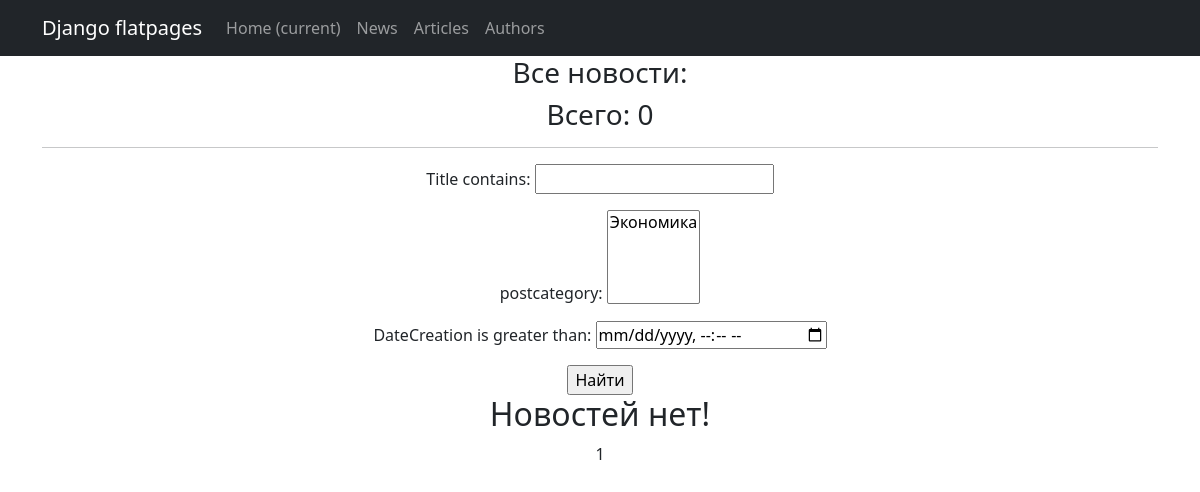
/post/search/, run on an earlier commit of the app's database.
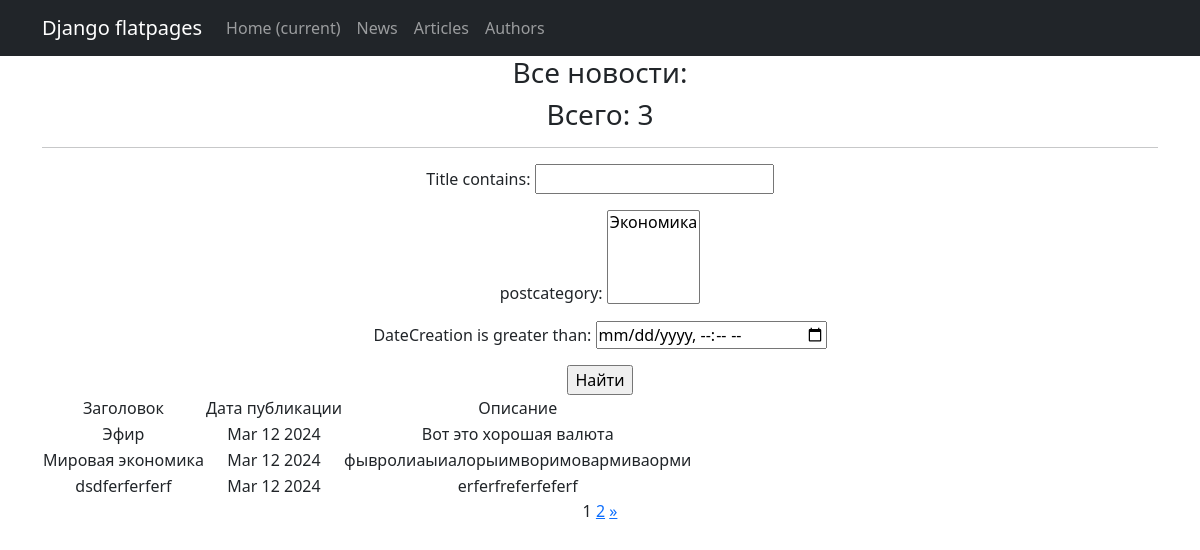
And on a later commit of the database.
### newapp/models.py (models this page shows, shortened)
class Post(models.Model):
    author = models.ForeignKey(Author, on_delete=models.CASCADE)
    NEWS = 'NW'
    ARTICLE = 'AR'
    CATEGORY_CHOICES = (
        (NEWS, 'Новость'),
        (ARTICLE, 'Статья'),
    )
    categoryType = models.CharField(max_length=2, choices=CATEGORY_CHOICES, default=ARTICLE)
    dateCreation = models.DateTimeField(auto_now_add=True)
    postCategory = models.ManyToManyField(Category, through='PostCategory')
    title = models.CharField(max_length=128)
    text = models.TextField()
    rating = models.SmallIntegerField(default=0)

### newapp/views.py (the view)
# urls.py: path('post/search/', PostsSearch.as_view(), name='post_search'),
class PostsSearch(ListView):
    model = Post
    ordering = '-dateCreation'
    template_name = 'post_search.html'
    context_object_name = 'news'
    paginate_by = 3
    def get_queryset(self):
        queryset = super().get_queryset()
        self.filterset = PostFilter(self.request.GET, queryset)
        return self.filterset.qs
    def get_context_data(self, **kwargs):
        context = super().get_context_data(**kwargs)
        context['filterset'] = self.filterset
        return context

### newapp/models.py (called while the page is built)
    def __str__(self):
        return self.name.title()

### newapp/templatetags/custom_filters.py (called while the page is built)
@register.filter()
def censor(value):
    for word in censored_words:
        value = value.replace(word, '*' * len(word))
    return value

@register.simple_tag(takes_context=True)
def url_replace(context, **kwargs):
    d = context['request'].GET.copy()
    for k, v in kwargs.items():
        d[k] = v
    return d.urlencode()

### templates/post_search.html (shortened to what this page needs)
{% extends 'flatpages/default.html' %}
{% load custom_filters %}
{% block content %}
<h3>Все новости:</h3>
<h3>Всего: {{ news|length }}</h3>
<hr>
<form action ="" method="get">
    {{ filterset.form.as_p }}
    <input type="submit" value="Найти" />
</form>
{% if news %}
<table>
    <tr>
    <td>Заголовок</td>
    <td>Дата публикации</td>
    <td>Описание</td>
    </tr>
    {% for i in news %}
    <tr>
        <td>{{ i.title}} </td>
        <td>{{ i.dateCreation|date:'M d Y' }}</td>
        <td>{{ i.text|truncatewords:20 }}</td>
    </tr>
    {% endfor %}
</table>
{% else %}
<h2>Новостей нет!</h2>
{% endif %}
{{ page_obj.number }}
{% if page_obj.has_next %}
<a href="?{% url_replace page=page_obj.next_page_number %}">{{ page_obj.next_page_number }}</a>
<a href="?page={{ page_obj.paginator.num_pages }}"> &raquo;</a>
{% endif %}
{% endblock content %}

What changed in the data, as far as the page shows it:
added Post: title "Эфир", dateCreation "Mar 12 2024", text "Вот это хорошая валюта"
added Post: title "Мировая экономика", dateCreation "Mar 12 2024", text "фывролиаыиалорыимворимовармиваорми"
added Post: title "dsdferferferf", dateCreation "Mar 12 2024", text "erferfreferfeferf"
Also different on the page:
{{ news|length }}: "0" → "3"
{{ page_obj.next_page_number }}: (not shown) → "2"
text no longer shown: "Новостей нет!"
text now shown: "Заголовок Дата публикации Описание »"
